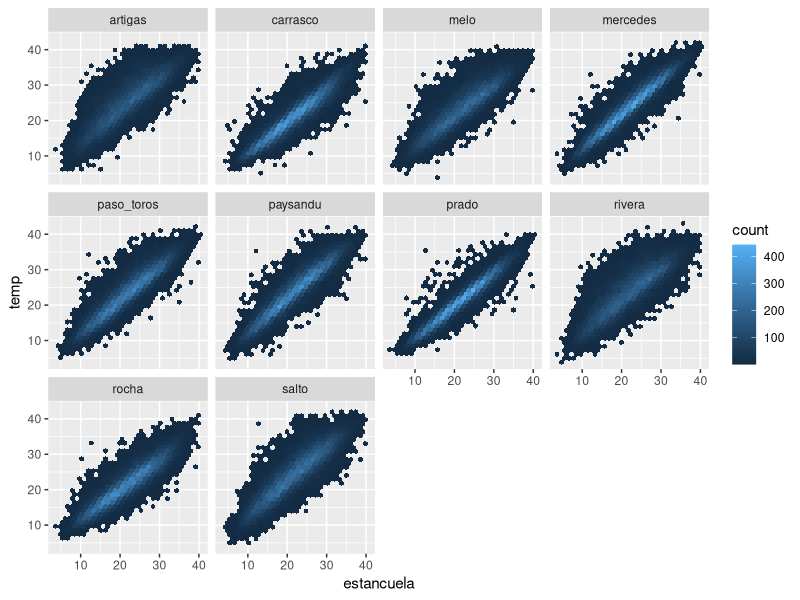

Write the R code that produced this figure. (Note: this script raises an error after producing the figure.)

paquetes <- c("tidyverse","lubridate","dlm")
sapply(paquetes,require,character.only=T)

# datos originales
minimas <- read.table("Tn_1950_2014_con_QC_v1.txt", sep = ',', na.strings = "NaN")
maximas <- read.table("Tx_1950_2014_con_QC_v1.txt", sep = ',', na.strings = "NaN")


maximas %>%  set_names(nm = c( "year", "month", "day","artigas", "carrasco", 
                 "estancuela", "melo", "mercedes", "paso_toros", 
                 "paysandu", "prado", "rivera", "rocha", "salto") ) %>% 
  select(-year, -month, -day) %>% 
  gather(estacion, temp, -estancuela) %>% 
  ggplot() + geom_hex(aes(estancuela, temp) ) + facet_wrap(~estacion) 
          
# funcion que arma los datos UNIvariados, y centrados
data_fun <- function(estacion) { 
  # estacion es un symbol: sym('estacion')
  bind_rows(list(Tn=minimas, Tx=maximas), .id = 'serie') %>%
    set_names(nm = c("serie", "year", "month", "day","artigas", "carrasco", 
                     "estancuela", "melo", "mercedes", "paso_toros", 
                     "paysandu", "prado", "rivera", "rocha", "salto")  ) %>% 
    group_by(serie) %>% mutate(temp.bar = mean(!!!estacion , na.rm=T) ) %>% 
    ungroup() %>% 
    select(c(serie, year, month, day, temp.bar, !!!estacion) ) %>% 
    mutate(fecha = make_date(year, month, day), 
           month2 = formatC(month, width=2, format="d", flag="0"),
           day2 = formatC(day, width=2,format="d",flag="0"),
           dia = paste(month,day,sep="-"),
           temp = !!estacion -temp.bar) 
}

mod_fun <- function(ys, mm, prs) {
  # ys: los datos de la serie, (es mejor que sea un ts() ??? )
  # mm: el modelo a estimar
  # prs: los valores iniciales de los parametros a estimar
  mod <- dlmMLE( yy, parm = prs, build = mm )
  filtro <- dlmFilter(yy, mm( mod$par ) )
  smooth <- dlmSmooth(yy, mm(mod$par) )
  list(modelo=mod, filtro=filtro, smooth=smooth)
}

# Modelo para estanzuela, tiene UN solo dato faltante
esta <- sym('estancuela')
datos <- data_fun(esta)

mms <-  function(par) dlmModTrig(s = 365, q=2, dV = exp(par[1]), dW = 0) +  
  dlmModPoly(1, dV = exp(par[2]), dW = exp(par[3]))

yy <- filter(datos, serie == 'Tn') %>% pull(temp) %>% ts(start = c(1950, 1), frequency = 365)
mod1 <- mod_fun(yy, mms, c(0,0,0) )

# en estancuela falta el 31/12/2008 (mucha fiesta), pero el modelo lo imputa
datos %>% filter(serie == 'Tn') %>% 
  mutate(yhat = apply(mod1$smooth$s[-1, c(1,3,5)], 1, sum) )  %>% 
  filter(fecha > make_date(2008, 12, 26), fecha < make_date(2009, 1, 10)) %>% 
  ggplot() + geom_line(aes(fecha, temp)) + geom_point(aes(fecha, yhat), color = 'red' )
  
# corroborar la fecha del faltante ... con time, parece que es en 2009
# por los bisiestos ????
time(yy)[is.na(yy)]

# otra estacion..
pay <- sym('paysandu')
datos.pay <- data_fun(pay)

yy.pay <- filter(datos.pay, serie == 'Tn') %>% pull(temp) %>% ts(start = c(1950, 1), frequency = 365)
mod1.pay <- mod_fun(yy, mms, c(0,0,0) )

datos.pay %>% filter(serie == 'Tn') %>% 
  mutate(yhat = apply(mod1.pay$smooth$s[-1, c(1,3,5)], 1, sum) )  %>% 
  filter(fecha > make_date(1962, 1, 1), fecha < make_date(1962, 7, 31)) %>% 
  ggplot() + geom_line(aes(fecha, temp)) + geom_line(aes(fecha, yhat), color = 'red' )


#---













  
#====================================================
# # mugre ....
# ggplot(datos) + geom_line( aes(fecha, temp) ) + facet_grid(serie~.)
# 
# # modelos para minimas
# mms <- list(
#   function(par)  dlmModTrig(s = 365, q=2, dV = exp(par[1]), dW = 0) +  
#     dlmModPoly(1, dV = exp(par[2]), dW = exp(par[3])),
#   function(par)  dlmModTrig(s = 365, q=2, dV = exp(par[1]), dW = exp(par[2]))
# )
# 
# Tn.mod1 <- dlmMLE( yy, parm = c(0,0,0), build = mm[[1]] )
# Tn.mod2 <- dlmMLE( yy, parm = c(0,0), build = mm[[2]] )
# Tn.mod3 <- dlmMLE( yy, parm = c(0,0), build = mm[[3]] )
# 
# Tn.mod <- lapply(mm, function(ll) dlmMLE(yy, parm = c(0,0,0,0), build = ll ))
# lapply(list(Tn.mod2, Tn.mod3), function(x) x$convergence )
# 
# Tn.smooth1 <- dlmSmooth(yy, mm[[1]](Tn.mod1$par) )
# Tn.smooth2 <- dlmSmooth(yy, mm[[2]](Tn.mod2$par) )
# Tn.smooth3 <- dlmSmooth(yy, mm[[3]](Tn.mod3$par) )
# 
# mean(abs(residuals(dlmFilter(yy, mm[[2]](Tn.mod2$par)), type = "raw", sd = FALSE)) / yy, na.rm = T)
# 
# filter(datos, serie == 'Tn') %>% 
#   mutate(yhat = apply(Tn.smooth2$s[-1, c(1,3) ],1,sum) ) %>% 
#   select(fecha, year, temp, yhat) %>% 
#   ggplot() + 
#   geom_line(aes(fecha, temp)) + geom_line(aes(fecha, yhat), color='red') 
# 
# Tn.smooth2$s[-1,] %>% ts() %>% plot()

                       